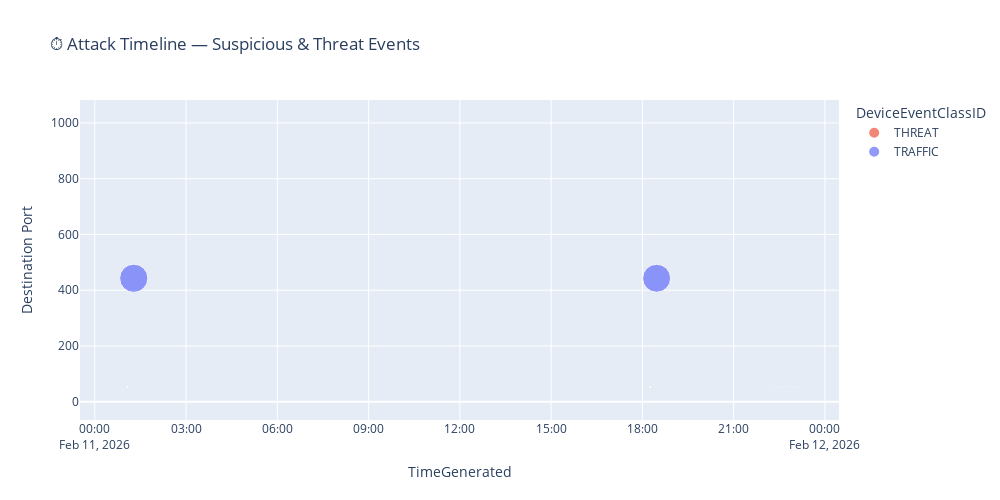

Write notebook code for a chart like this one.
### Markdown cell above
## ⏱️ Step 11: Attack Timeline

All suspicious and threat events plotted chronologically — correlate with kill chain stages.

### 🎯 Events Included:
- All `THREAT` events (IDS/IPS detections)
- Blocked / Dropped / Reset traffic actions
- Sessions with > 500 KB sent (large transfers)
- DNS sessions with > 512 bytes sent (tunnelling candidates)

> **💡 Pro Tip**: Use this timeline to identify attack progression — reconnaissance → delivery → exploitation → C2 → exfiltration.

### Code cell
# ── Attack timeline: all suspicious/threat events ────────────────────────
df_attack = (
    df_paloalto
    .filter(
        (F.col("DeviceEventClassID") == "THREAT") |
        (F.col("SimplifiedDeviceAction").isin("Blocked", "Dropped", "Reset")) |
        (F.col("SentBytes") > 500000) |
        ((F.col("DestinationPort") == 53) & (F.col("SentBytes") > 512))
    )
    .select(
        "TimeGenerated", "DeviceEventClassID", "Activity",
        "SimplifiedDeviceAction", "SourceIP", "DestinationIP",
        "DestinationPort", "SentBytes", "ReceivedBytes",
        "ApplicationProtocol", "SourceUserName",
    )
    .orderBy("TimeGenerated")
    .toPandas()
)

if len(df_attack) > 0:
    import pandas as pd
    df_attack["TimeGenerated"] = pd.to_datetime(df_attack["TimeGenerated"])
    df_attack["SentBytes"] = pd.to_numeric(df_attack["SentBytes"], errors="coerce").fillna(0)
    df_attack["Label"] = df_attack["Activity"] + " (" + df_attack["SimplifiedDeviceAction"] + ")"

    fig = px.scatter(
        df_attack,
        x="TimeGenerated", y="DestinationPort",
        color="DeviceEventClassID",
        size="SentBytes",
        hover_data=["SourceIP", "DestinationIP", "Activity", "ApplicationProtocol"],
        title="⏱️ Attack Timeline — Suspicious & Threat Events",
        color_discrete_map={"TRAFFIC": "#636EFA", "THREAT": "#EF553B"},
    )
    fig.update_layout(width=1000, height=500, yaxis_title="Destination Port")
    fig.show()

    # Summary
    print(f"\n{'='*80}")
    print(f"  Total suspicious/threat events: {len(df_attack)}")
    print(f"  Time range: {df_attack['TimeGenerated'].min()} → {df_attack['TimeGenerated'].max()}")
    print(f"  Unique source IPs: {df_attack['SourceIP'].nunique()}")
    print(f"  Unique destinations: {df_attack['DestinationIP'].nunique()}")
    print(f"{'='*80}")
else:
    print("🎉 No suspicious events found in the current time window.")

### Figure 1 — Plotly figure (JSON) as saved in the notebook; plotly's stock layout.template omitted (floating-point values rounded to 4 significant figures; data arrays with more than 128 entries replaced by an {"elided": "..."} marker saying what was removed)
{"data": [{"customdata": [["10.0.1.50", "192.0.2.100", "spyware", "ssl"], ["10.0.1.50", "192.0.2.100", "spyware", "ssl"]], "hovertemplate": "DeviceEventClassID=THREAT<br>TimeGenerated=%{x}<br>DestinationPort=%{y}<br>SentBytes=%{marker.size}<br>SourceIP=%{customdata[0]}<br>DestinationIP=%{customdata[1]}<br>Activity=%{customdata[2]}<br>ApplicationProtocol=%{customdata[3]}<extra></extra>", "legendgroup": "THREAT", "marker": {"color": "#EF553B", "size": [22815, 15393], "sizemode": "area", "sizeref": 355500.0, "symbol": "circle"}, "mode": "markers", "name": "THREAT", "orientation": "v", "showlegend": true, "type": "scatter", "x": ["2026-02-11T01:01:50.033970", "2026-02-11T18:13:05.195537"], "xaxis": "x", "y": [443, 443], "yaxis": "y"}, {"customdata": {"elided": "413x4 str values"}, "hovertemplate": "DeviceEventClassID=TRAFFIC<br>TimeGenerated=%{x}<br>DestinationPort=%{y}<br>SentBytes=%{marker.size}<br>SourceIP=%{customdata[0]}<br>DestinationIP=%{customdata[1]}<br>Activity=%{customdata[2]}<br>ApplicationProtocol=%{customdata[3]}<extra></extra>", "legendgroup": "TRAFFIC", "marker": {"color": "#636EFA", "size": {"elided": "413 int values"}, "sizemode": "area", "sizeref": 355500.0, "symbol": "circle"}, "mode": "markers", "name": "TRAFFIC", "orientation": "v", "showlegend": true, "type": "scatter", "x": {"elided": "413 str values"}, "xaxis": "x", "y": {"elided": "413 int values"}, "yaxis": "y"}], "layout": {"height": 500, "legend": {"itemsizing": "constant", "title": {"text": "DeviceEventClassID"}, "tracegroupgap": 0}, "title": {"text": "⏱️ Attack Timeline — Suspicious & Threat Events"}, "width": 1000, "xaxis": {"anchor": "y", "domain": [0, 1], "title": {"text": "TimeGenerated"}}, "yaxis": {"anchor": "x", "domain": [0, 1], "title": {"text": "Destination Port"}}}}
